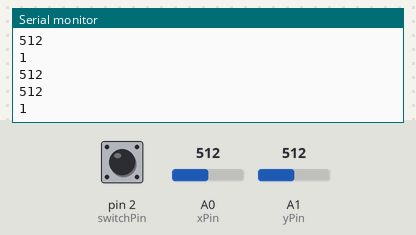
Simulated run of this sketch. Board: Arduino Uno, built with avr-gcc and run on an emulated ATmega328P. Shown: the last lines printed to the serial monitor. The test bench sets the inputs (shaded band); at power-on: A0 (xPin) = 512, A1 (yPin) = 512, pin 2 (switchPin) HIGH.

Above: at 1.3 s.
1.4 s: A0 (xPin) set to 716
At 1.81 s:
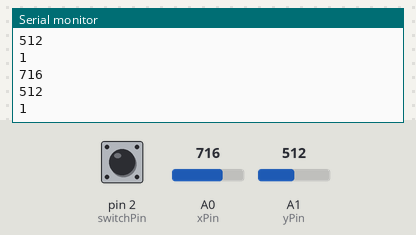
2.9 s: A1 (yPin) set to 306
At 3.32 s:
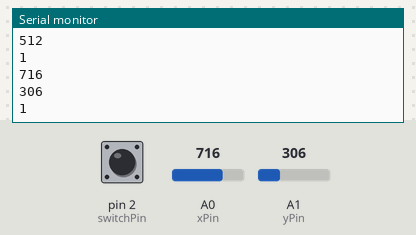
4.4 s: pin 2 (switchPin) pulled LOW for 0.6 s
At 4.82 s:
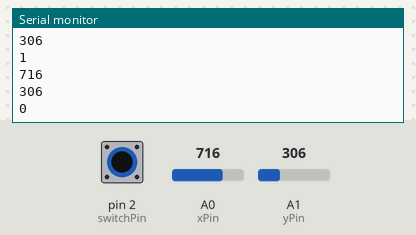
6.5 s: A0 (xPin) set to 900
At 6.82 s:
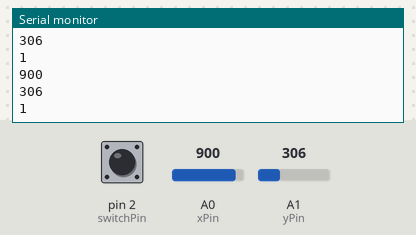
8.0 s: A1 (yPin) set to 122
At 8.32 s:
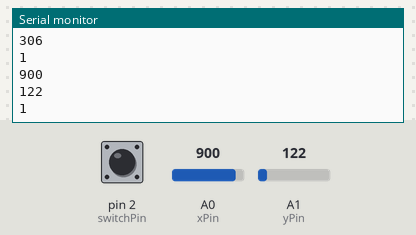
Timing chart, 0 to 10.5 s (numbered marks = the images above; inputs shaded):
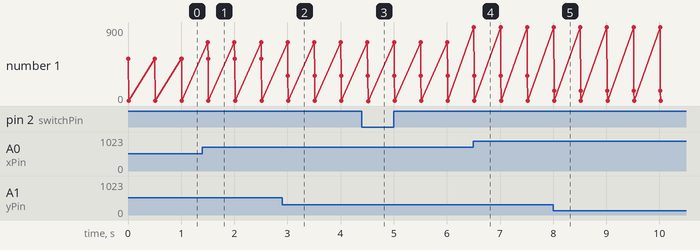

The sketch:

sketch_joystick.ino
```cpp
int xPin = A0;
int yPin = A1;
int switchPin = 2;

int xVal;
int yVal;
int switchVal;

int dt = 500;

void setup() {
  // put your setup code here, to run once:
  pinMode(xPin, INPUT);
  pinMode(yPin, INPUT);
  pinMode(switchPin, INPUT);
  Serial.begin(9600);
  digitalWrite(switchPin, HIGH); // weil es ein PULL UP Resistor ist!
}

void loop() {
  // put your main code here, to run repeatedly:
  xVal = analogRead(xPin);
  yVal = analogRead(yPin);
  switchVal = digitalRead(switchPin);

  Serial.println(xVal);
  Serial.println(yVal);
  Serial.println(switchVal);
  Serial.println();

  delay(dt);

}
```

Measured:
- after the input at 1.4 s, the serial monitor: prints a new line after 0.10 s (image 1)
- after the input at 2.9 s, the serial monitor: prints a new line after 0.11 s (image 2)
- after the input at 4.4 s, the serial monitor: prints a new line after 0.12 s (image 3)
- after the input at 6.5 s, the serial monitor: prints a new line at once (image 4)
- after the input at 8.0 s, the serial monitor: prints a new line at once (image 5)
